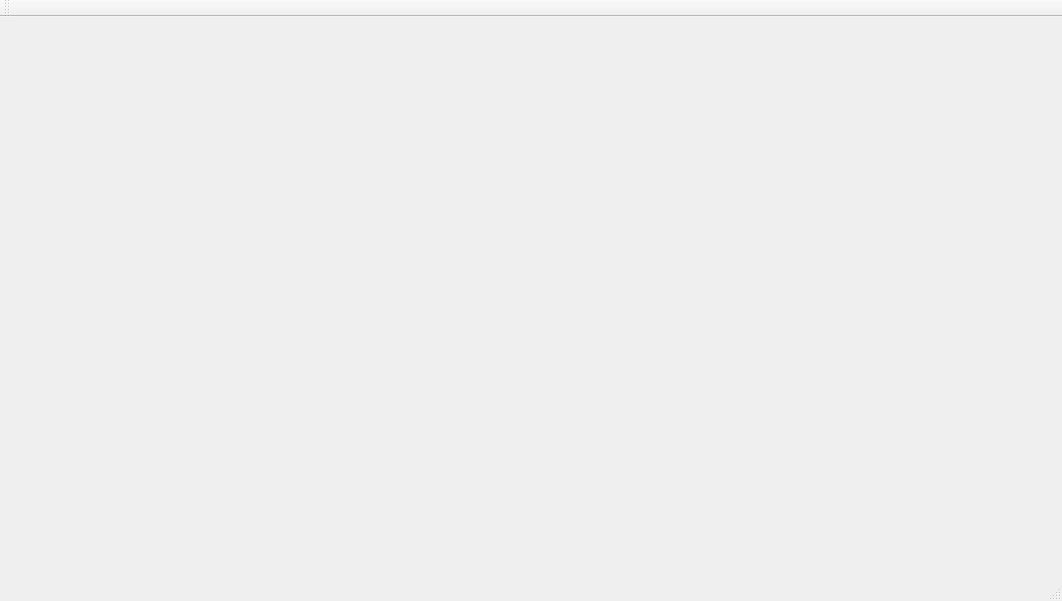
<?xml version="1.0" encoding="UTF-8"?>
<ui version="4.0">
 <class>MainWindow</class>
 <widget class="QMainWindow" name="MainWindow">
  <property name="geometry">
   <rect>
    <x>0</x>
    <y>0</y>
    <width>1062</width>
    <height>601</height>
   </rect>
  </property>
  <property name="windowTitle">
   <string>MainWindow</string>
  </property>
  <widget class="QWidget" name="centralWidget"/>
  <widget class="QMenuBar" name="menuBar">
   <property name="geometry">
    <rect>
     <x>0</x>
     <y>0</y>
     <width>1062</width>
     <height>21</height>
    </rect>
   </property>
  </widget>
  <widget class="QToolBar" name="mainToolBar">
   <attribute name="toolBarArea">
    <enum>TopToolBarArea</enum>
   </attribute>
   <attribute name="toolBarBreak">
    <bool>false</bool>
   </attribute>
  </widget>
  <widget class="QStatusBar" name="statusBar"/>
 </widget>
 <layoutdefault spacing="6" margin="11"/>
 <resources/>
 <connections/>
</ui>
